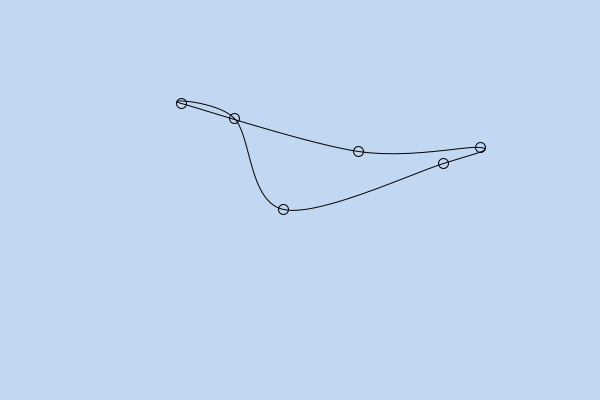
Frame 1 (no input)
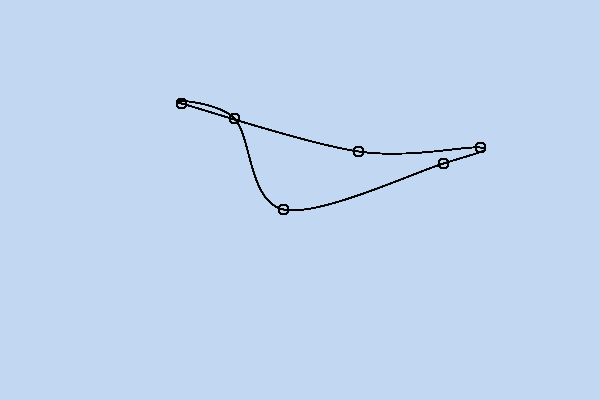
Frame 60 (the mouse pressed at the canvas centre just before this capture)
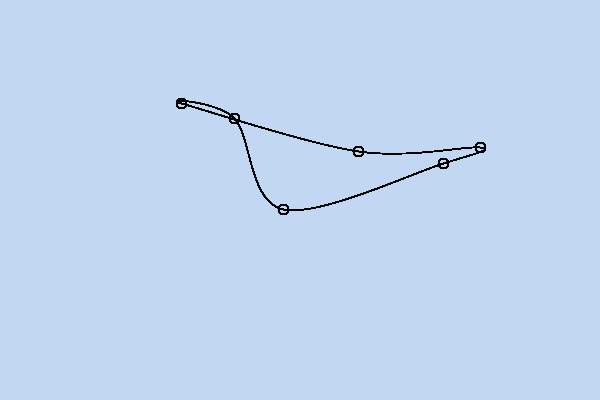
Frame 120 (the mouse held since frame 60 and released just before this capture)

The Processing sketch that drew these frames (run headless with seeded random() and noise(); from frame 60 on, the mouse is pressed at the canvas centre):

// Processing sketch: bigcurve7
// ── bigcurve7.pde
int NumPoints = 6;
float [] Xp;
float [] Yp;

void setup() {
   size(600, 400);
   background(194, 216, 242);
   noFill();
   Xp = new float[NumPoints];
   Yp = new float[NumPoints];
   for (int i=0; i<NumPoints; i++) {
      Xp[i] = random(100, 500);
      Yp[i] = random(100, 300);
   }
}

void draw() {
   for (int i=0; i<NumPoints; i++) {
      ellipse(Xp[i], Yp[i], 10, 10);
   }
   beginShape();
   for (int i=0; i<NumPoints+3; i++) {
      int j = i%NumPoints;
      curveVertex(Xp[j], Yp[j]);
   }
   endShape();
}
